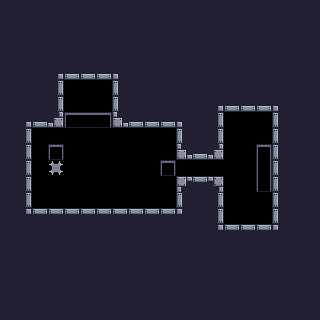

Below is a game level as drawn by its tile map, then a one-line description and the .tmx file that defines it, in full:
An orthogonal 20x20 tile map with 16x16 px tiles, 1 tile layer (Tile Layer 1) and 4 objects (2x Attachable, Controllable, Victory).

<map version="1.9" tiledversion="1.9.0" orientation="orthogonal" renderorder="right-down" width="20" height="20" tilewidth="16" tileheight="16" infinite="0" nextlayerid="4" nextobjectid="20">
 <tileset firstgid="1" source="../tilesets/default_tileset.tsx" />
 <layer id="1" name="Tile Layer 1" width="20" height="20">
  <data encoding="csv">
18,18,18,18,18,18,18,18,18,18,18,18,18,18,18,18,18,18,18,18,
18,18,18,18,18,18,18,18,18,18,18,18,18,18,18,18,18,18,18,18,
18,18,18,18,18,18,18,18,18,18,18,18,18,18,18,18,18,18,18,18,
18,18,18,18,18,18,18,18,18,18,18,18,18,18,18,18,18,18,18,18,
18,18,18,4,34,34,34,5,18,18,18,18,18,18,18,18,18,18,18,18,
18,18,18,19,0,0,0,17,18,18,18,18,18,18,18,18,18,18,18,18,
18,18,18,19,0,0,0,17,18,18,18,18,18,4,34,34,34,5,18,18,
18,4,34,35,70,71,72,33,34,34,34,5,18,19,0,0,0,17,18,18,
18,19,0,0,0,0,0,0,0,0,0,17,18,19,0,0,0,17,18,18,
18,19,0,73,0,0,0,0,0,0,0,33,34,35,0,0,25,17,18,18,
18,19,0,8,0,0,0,0,0,0,73,0,0,0,0,0,41,17,18,18,
18,19,0,0,0,0,0,0,0,0,0,1,2,3,0,0,57,17,18,18,
18,19,0,0,0,0,0,0,0,0,0,17,18,19,0,0,0,17,18,18,
18,20,2,2,2,2,2,2,2,2,2,21,18,19,0,0,0,17,18,18,
18,18,18,18,18,18,18,18,18,18,18,18,18,20,2,2,2,21,18,18,
18,18,18,18,18,18,18,18,18,18,18,18,18,18,18,18,18,18,18,18,
18,18,18,18,18,18,18,18,18,18,18,18,18,18,18,18,18,18,18,18,
18,18,18,18,18,18,18,18,18,18,18,18,18,18,18,18,18,18,18,18,
18,18,18,18,18,18,18,18,18,18,18,18,18,18,18,18,18,18,18,18,
18,18,18,18,18,18,18,18,18,18,18,18,18,18,18,18,18,18,18,18
</data>
 </layer>
 <objectgroup id="2" name="Object Layer 1" opacity="0.8">
  <object id="4" name="Controllable" gid="256" x="96" y="176" width="16" height="16">
   <properties>
    <property name="sprite" value="player" />
    <property name="type" value="controllable" />
   </properties>
  </object>
  <object id="7" name="Attachable" gid="255" x="144" y="144" width="16" height="16">
   <properties>
    <property name="sprite" value="attachable" />
    <property name="type" value="attachable" />
   </properties>
  </object>
  <object id="17" name="Victory" gid="253" x="240" y="176" width="16" height="16">
   <properties>
    <property name="sprite" value="cake" />
    <property name="type" value="victory" />
   </properties>
  </object>
  <object id="19" name="Attachable" gid="255" x="80" y="96" width="16" height="16">
   <properties>
    <property name="sprite" value="attachable" />
    <property name="type" value="attachable" />
   </properties>
  </object>
 </objectgroup>
</map>
